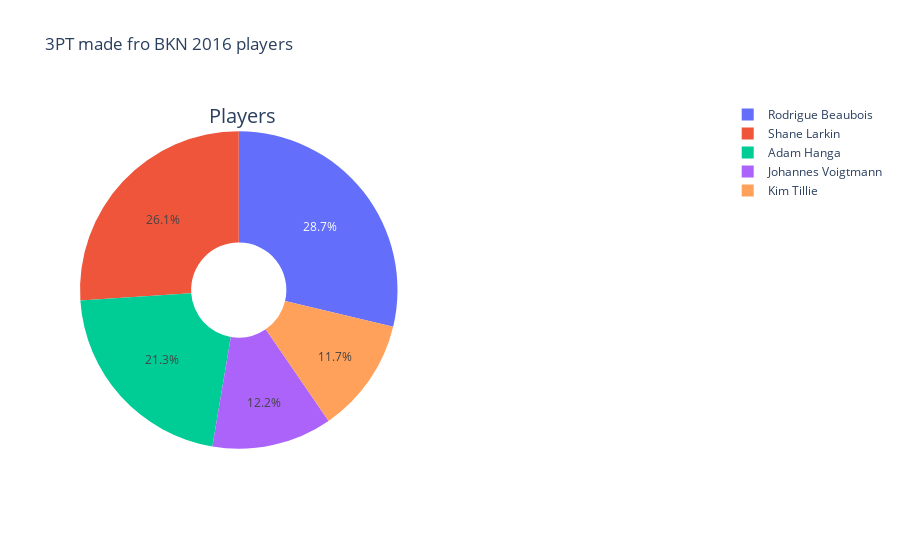

Notebook code for this chart:
### Markdown cell above
Información:
- fig: crear figuras
- datos: tipo de la figura
- valores: valores de la figura
- labels: etiquetas de figura
- nombre: nombre de las figura
- hoverinfo: información en hover
- hole: ancho del agujero
- type: tipo de parcela como pie
- trazado: trazado de la parcela
- título: título de la maqueta
- anotaciones: font, showarrow, text, x, y

### Code cell
df_BKN= df2016.loc[df_EL['Team'] == "CAJ"]
pie1 = df_BKN.Player
pie1_list =  df_BKN["3PM"]  # str(2,4) => str(2.4) = > float(2.4) = 2.4
labels = df_BKN.Player

fig = {
  "data": [
    {
      "values": pie1_list,
      "labels": labels,
      "domain": {"x": [0, .5]},
      "name": "3 pointer made",
      "hoverinfo":"label+percent+name",
      "hole": .3,
      "type": "pie"
    },],
  "layout": {
        "title":"3PT made fro BKN 2016 players",
        "annotations": [
            { "font": { "size": 20},
              "showarrow": False,
              "text": "Players",
                "x": 0.20,
                "y": 1
            },
        ]
    }
}
iplot(fig)

### Figure 1 — Plotly figure (JSON) as saved in the notebook; plotly's stock layout.template omitted (floating-point values rounded to 4 significant figures)
{"data": [{"domain": {"x": [0, 0.5]}, "hole": 0.3, "hoverinfo": "label+percent+name", "labels": ["Shane Larkin", "Rodrigue Beaubois", "Adam Hanga", "Johannes Voigtmann", "Kim Tillie"], "name": "3 pointer made", "type": "pie", "values": [49, 54, 40, 23, 22]}], "layout": {"annotations": [{"font": {"size": 20}, "showarrow": false, "text": "Players", "x": 0.2, "y": 1}], "title": {"text": "3PT made fro BKN 2016 players"}}}
